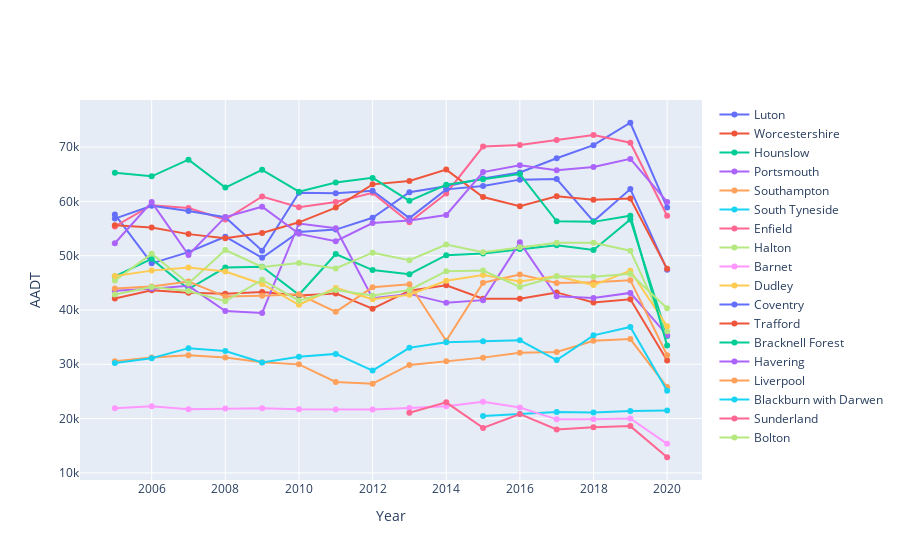

Notebook code for this chart:
### Markdown cell above
### AADT

### Code cell
fig = go.Figure()

for i, df in enumerate(grouped_df_aadt_list):
    fig = fig.add_trace(go.Scatter(x = df['Calendar Year'], y=df['all_motor_vehicles'], name=df.iloc[0]['Local Authority']))

fig.update_xaxes(title='Year')
fig.update_yaxes(title='AADT')

fig.show()
